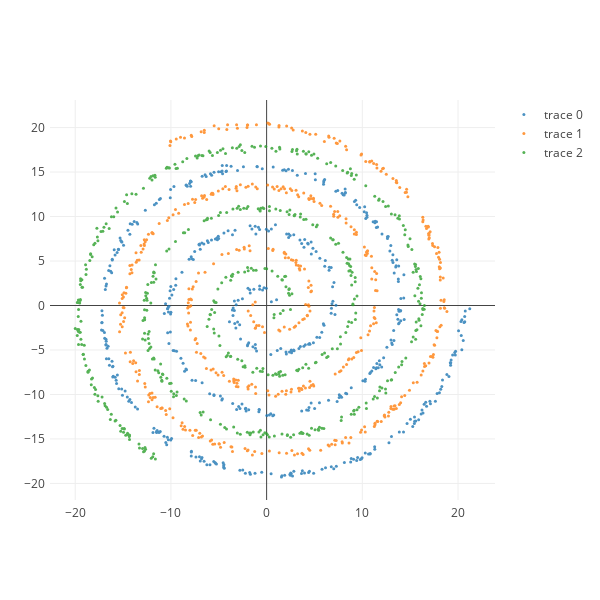

Source (notebook cell):
### Code cell
X, color = make_spiral(n_samples_per_class=500, n_classes=3,
    n_rotations=3, gap_between_spiral=0.1, 
    gap_between_start_point=0.1, equal_interval=True,                
    noise=0.2)

ipython_2d_scatter(X, color)

### Figure 1 — Plotly figure (JSON) as saved in the notebook; plotly's stock layout.template omitted (floating-point values rounded to 4 significant figures; data arrays with more than 128 entries replaced by an {"elided": "..."} marker saying what was removed)
{"data": [{"marker": {"color": 0, "colorscale": "Jet", "size": 3}, "mode": "markers", "opacity": 0.8, "text": {"elided": "500 str values"}, "type": "scatter", "x": {"elided": "500 float values"}, "y": {"elided": "500 float values"}}, {"marker": {"color": 0.5, "colorscale": "Jet", "size": 3}, "mode": "markers", "opacity": 0.8, "text": {"elided": "500 str values"}, "type": "scatter", "x": {"elided": "500 float values"}, "y": {"elided": "500 float values"}}, {"marker": {"color": 1, "colorscale": "Jet", "size": 3}, "mode": "markers", "opacity": 0.8, "text": {"elided": "500 str values"}, "type": "scatter", "x": {"elided": "500 float values"}, "y": {"elided": "500 float values"}}], "layout": {"autosize": false, "height": 600, "margin": {"b": 100, "l": 50, "pad": 4, "r": 50, "t": 100}, "width": 600}}
